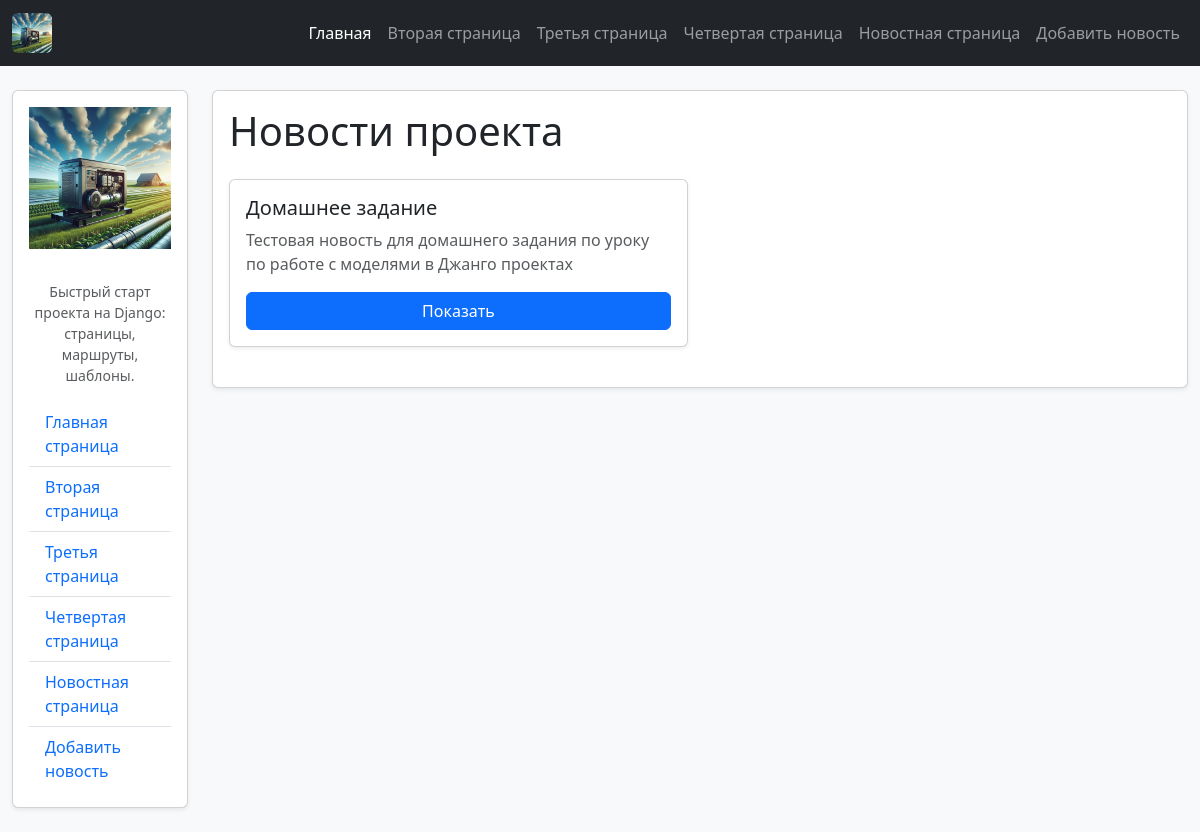
The page /news/ on the database as committed earlier.
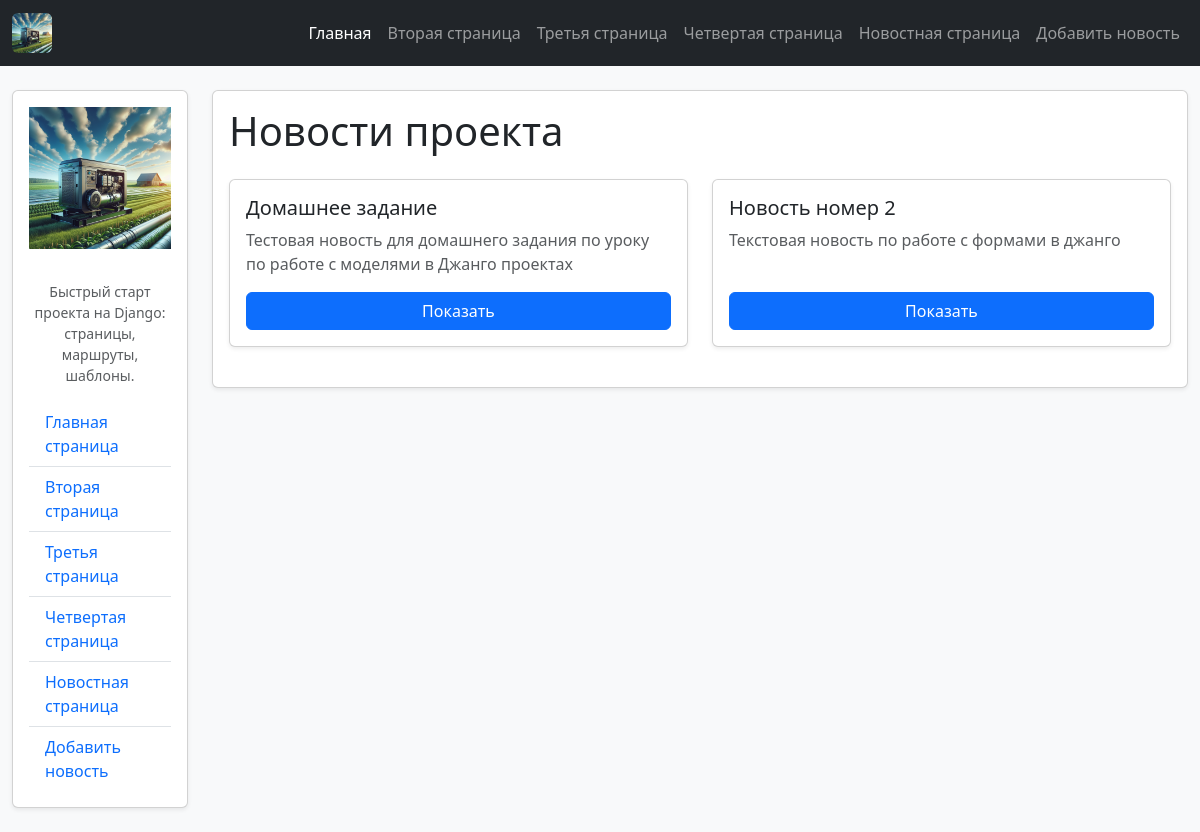
The same page on the database as committed later.
### news/models.py (models this page shows, shortened)
class News_post(models.Model):
    title = models.CharField('Название новости', max_length=100)
    short_description = models.CharField('Краткое описание новости', max_length=255)
    text = models.TextField('Полное описание новости')
    name = models.CharField('Имя автора', max_length=100)
    pub_date = models.DateTimeField('Дата публикации')
    class Meta:
        verbose_name = 'Новость'
        verbose_name_plural = 'Новости'

### news/views.py (the view)
# urls.py: 2. Add a URL to urlpatterns:  path('', views.home, name='home')
def home(request):
    news = News_post.objects.all()
    return render(request, 'news/news.html', {'news': news})

### news/templates/news/news.html (shortened to what this page needs)
{% extends 'main/layoute.html' %}
{% block content %}
<h1 class="mb-4">Новости проекта</h1>
{% if news %}
    <div class="row">
        {% for item in news %}
            <div class="col-md-6 mb-4">
                <div class="card h-100 shadow-sm">
                    <div class="card-body d-flex flex-column">
                        <h5 class="card-title">{{ item.title }}</h5>
                        <p class="card-text text-muted">
                            {{ item.short_description }}
                        </p>
                        <a class="btn btn-primary mt-auto toggle-btn"
                           data-bs-toggle="collapse"
                           href="#news-{{ item.id }}"
                           role="button"
                           aria-expanded="false"
                           aria-controls="news-{{ item.id }}">
                            Показать
                        </a>
                    </div>
                </div>
            </div>
        {% endfor %}
    </div>
{% else %}
    <h4>Новостей пока нет</h4>
{% endif %}
{% endblock %}

### main/templates/main/layoute.html (shortened to what this page needs)
{% load static %}
<!DOCTYPE html>
<html lang="ru">
<head>
    <link
        href="https://cdn.jsdelivr.net/npm/bootstrap@5.3.3/dist/css/bootstrap.min.css"
        rel="stylesheet"
    >
    <link rel="stylesheet" href="{% static 'main/css/main.css' %}">
</head>
<body class="bg-light">
<nav class="navbar navbar-expand-lg navbar-dark bg-dark mb-4">
    <div class="container-fluid">
        <a class="navbar-brand d-flex align-items-center" href="#">
            <img src="{% static 'main/img/img1.png' %}" alt="Генератор" width="40" class="me-2 rounded">
        </a>
        <div class="collapse navbar-collapse" id="navbarSupportedContent">
            <ul class="navbar-nav ms-auto mb-2 mb-lg-0">
                <li class="nav-item">
                    <a class="nav-link active" aria-current="page" href="{% url 'home' %}">Главная</a>
                </li>
                <li class="nav-item">
                    <a class="nav-link" href="{% url 'page 2' %}">Вторая страница</a>
                </li>
                <li class="nav-item">
                    <a class="nav-link" href="{% url 'page 3' %}">Третья страница</a>
                </li>
                <li class="nav-item">
                    <a class="nav-link" href="{% url 'page 4' %}">Четвертая страница</a>
                </li>
                <li class="nav-item">
                    <a class="nav-link" href="{% url 'news_home' %}">Новостная страница</a>
                </li>
                <li class="nav-item">
                    <a class="nav-link" href="{% url 'add_news' %}">Добавить новость</a>
                </li>
            </ul>
        </div>
    </div>
</nav>
<div class="container-fluid">
    <div class="row">
        <aside class="col-md-3 col-lg-2 mb-4">
            <div class="card shadow-sm">
                <div class="card-body text-center">
                    <img src="{% static 'main/img/img1.png' %}" alt="Генератор" class="img-fluid mb-3">
                    <p class="text-muted small mb-3">
                        Быстрый старт проекта на Django: страницы, маршруты, шаблоны.
                    </p>
                    <ul class="list-group list-group-flush text-start">
                        <li class="list-group-item">
                            <a href="{% url 'home' %}" class="text-decoration-none">Главная страница</a>
                        </li>
                        <li class="list-group-item">
                            <a href="{% url 'page 2' %}" class="text-decoration-none">Вторая страница</a>
                        </li>
                        <li class="list-group-item">
                            <a href="{% url 'page 3' %}" class="text-decoration-none">Третья страница</a>
                        </li>
                        <li class="list-group-item">
                            <a href="{% url 'page 4' %}" class="text-decoration-none">Четвертая страница</a>
                        </li>
                        <li class="list-group-item">
                            <a href="{% url 'news_home' %}" class="text-decoration-none">Новостная страница</a>
                        </li>
                        <li class="list-group-item">
                            <a href="{% url 'add_news' %}" class="text-decoration-none">Добавить новость</a>
                        </li>
                    </ul>
                </div>
            </div>
        </aside>
        <main class="col-md-9 col-lg-10">
            <div class="card shadow-sm mb-4">
                <div class="card-body">
                    {% block content %}{% endblock %}
                </div>
            </div>
        </main>
    </div>
</div>
</body>
</html>

### main/static/main/css/main.css (style rules this page uses)
body { background-color: yellow; }

Rows that differ between the two databases and show on the page:
added News_post: title "Новость номер 2", short_description "Текстовая новость по работе с формами в джанго"
